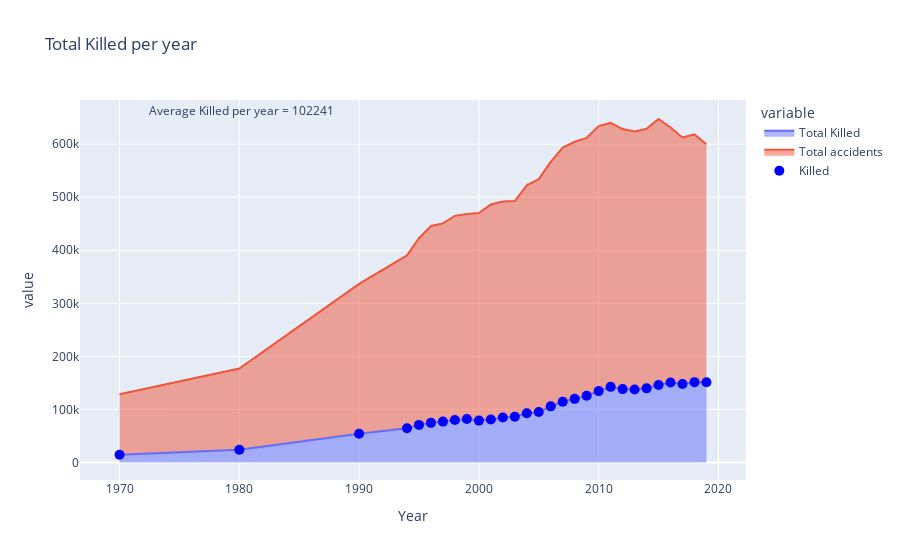

Notebook code for this chart:
### Code cell
fig = px.area(accident_data, x='Year', y=['Total Killed','Total accidents'], title='Total Killed per year')
fig.add_scatter(x=accident_data['Year'], y=accident_data['Total Killed'], mode='markers', name='Killed', marker=dict(color='blue', size=10))
mean_accidents = accident_data['Total Killed'].mean()
fig.add_annotation(xref='paper', yref='paper', x=0.1, y=1, text=f"Average Killed per year = {mean_accidents:.0f}",showarrow=False)
fig.show()

### Figure 1 — Plotly figure (JSON) as saved in the notebook; plotly's stock layout.template omitted (floating-point values rounded to 4 significant figures)
{"data": [{"fillpattern": {"shape": ""}, "hovertemplate": "variable=Total Killed<br>Year=%{x}<br>value=%{y}<extra></extra>", "legendgroup": "Total Killed", "line": {"color": "#636efa"}, "marker": {"symbol": "circle"}, "mode": "lines", "name": "Total Killed", "orientation": "v", "showlegend": true, "stackgroup": "1", "type": "scatter", "x": [1970, 1980, 1990, 1994, 1995, 1996, 1997, 1998, 1999, 2000, 2001, 2002, 2003, 2004, 2005, 2006, 2007, 2008, 2009, 2010, 2011, 2012, 2013, 2014, 2015, 2016, 2017, 2018, 2019], "xaxis": "x", "y": [14500, 24000, 54100, 64463, 70781, 74665, 76977, 79919, 81966, 78911, 80888, 84674, 85998, 92618, 94968, 105749, 114444, 119860, 125660, 134513, 142485, 138258, 137572, 139671, 146133, 150785, 147913, 151417, 151113], "yaxis": "y"}, {"fillpattern": {"shape": ""}, "hovertemplate": "variable=Total accidents<br>Year=%{x}<br>value=%{y}<extra></extra>", "legendgroup": "Total accidents", "line": {"color": "#EF553B"}, "marker": {"symbol": "circle"}, "mode": "lines", "name": "Total accidents", "orientation": "v", "showlegend": true, "stackgroup": "1", "type": "scatter", "x": [1970, 1980, 1990, 1994, 1995, 1996, 1997, 1998, 1999, 2000, 2001, 2002, 2003, 2004, 2005, 2006, 2007, 2008, 2009, 2010, 2011, 2012, 2013, 2014, 2015, 2016, 2017, 2018, 2019], "xaxis": "x", "y": [114100, 153200, 282600, 325864, 351999, 371204, 373671, 385018, 386456, 391449, 405637, 407497, 406726, 429910, 439255, 460920, 479216, 484704, 486384, 499628, 497686, 490383, 486476, 489400, 501423, 480652, 464910, 467044, 449002], "yaxis": "y"}, {"marker": {"color": "blue", "size": 10}, "mode": "markers", "name": "Killed", "type": "scatter", "x": [1970, 1980, 1990, 1994, 1995, 1996, 1997, 1998, 1999, 2000, 2001, 2002, 2003, 2004, 2005, 2006, 2007, 2008, 2009, 2010, 2011, 2012, 2013, 2014, 2015, 2016, 2017, 2018, 2019], "y": [14500, 24000, 54100, 64463, 70781, 74665, 76977, 79919, 81966, 78911, 80888, 84674, 85998, 92618, 94968, 105749, 114444, 119860, 125660, 134513, 142485, 138258, 137572, 139671, 146133, 150785, 147913, 151417, 151113]}], "layout": {"annotations": [{"showarrow": false, "text": "Average Killed per year = 102241", "x": 0.1, "xref": "paper", "y": 1, "yref": "paper"}], "legend": {"title": {"text": "variable"}, "tracegroupgap": 0}, "title": {"text": "Total Killed per year"}, "xaxis": {"anchor": "y", "domain": [0, 1], "title": {"text": "Year"}}, "yaxis": {"anchor": "x", "domain": [0, 1], "title": {"text": "value"}}}}
